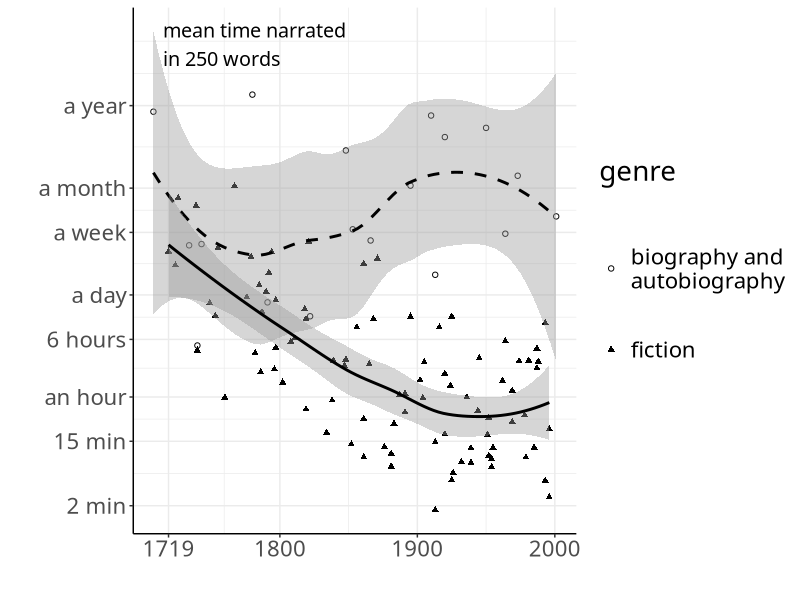
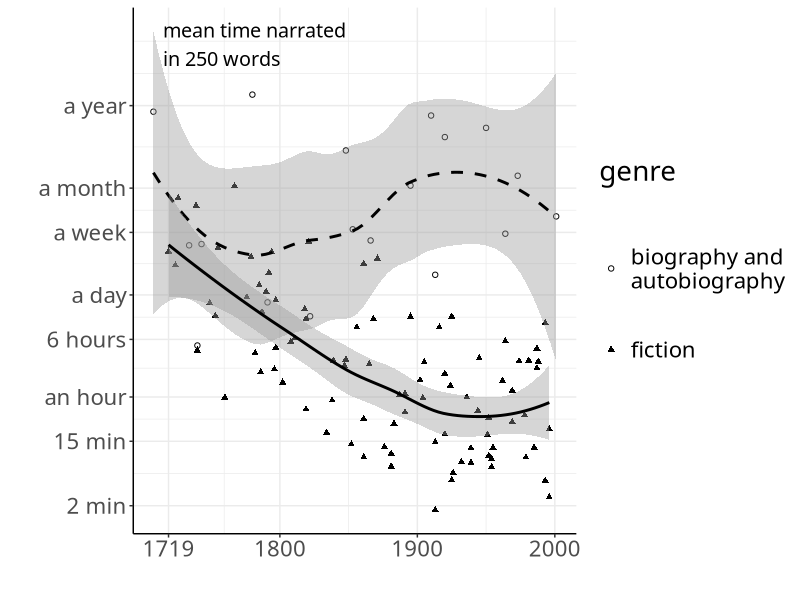

The R source for these figures, in order:
# Make unweighted meantime graph
library(ggplot2)
library(dplyr)
times <- read.csv('../plotdata/averagetimes.csv')

timebreaks = c(-4.82, -2.81, -1.43, 0.365, 1.75, 3.7, 5.08, 7.650835)
timelabels = c('2 min', '15 min', 'an hour', '6 hours', 'a day', 'a week', 'a month', 'a year')
times$col <- as.character(times$col)
times$col[times$col != 'red'] <- '\nfiction\n'
times$col[times$col == 'red'] <- '\nbiography and\nautobiography\n'

p <- ggplot(times, aes(x = date, y = meantime, shape = col, linetype = col)) + geom_point() + 
  geom_smooth(color = 'black', show.guides = FALSE) +
  theme_bw() + scale_linetype_manual(guide = 'none', values = c('dashed', 'solid')) +
  scale_y_continuous('', breaks = timebreaks, labels = timelabels) +
  scale_x_continuous('', breaks = c(1719, 1800, 1900, 2000)) +
  scale_shape_manual(name = 'genre\n', values = c(1, 17)) +
  theme(text = element_text(size = 20, family = "Avenir Next Medium"), panel.border = element_blank()) +
  theme(axis.line = element_line(color = 'black')) +
  annotate('text', x = 1715, y = 9.55, label = 'mean time narrated\nin 250 words', 
           hjust = 0, family = "Avenir Next Medium", size = 5)
tiff("../images/C1Fig5pace.tiff", height = 5.5, width = 9, units = 'in', res=400)
plot(p)
dev.off()
plot(p)
